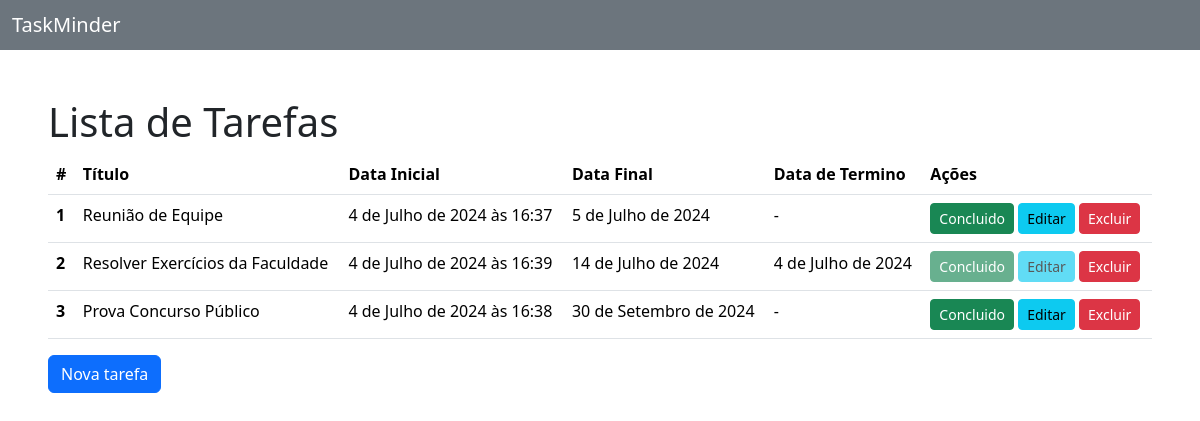
The page / on the database its author committed.
### tarefas/models.py (models this page shows, shortened)
class Tarefas(models.Model):
    titulo = models.CharField(max_length=50, null=False, blank=False, verbose_name="Título")
    data_inicio = models.DateTimeField(auto_now_add=True, null=False, blank=False, verbose_name="Data Inicio")
    data_final = models.DateField(null=False, blank=False, verbose_name="Data Final")
    data_terminada = models.DateField(null=True)
    class Meta:
        ordering = ["data_final"]

### tarefas/views.py (the view)
# urls.py: path("", TarefasView.as_view(), name="tarefas_list"),
class TarefasView(ListView):
    model = Tarefas

### tarefas/templates/tarefas/tarefas_list.html
{% extends "base.html" %}
{% block content %}
  <h1>Lista de Tarefas</h1>
    {% if tarefas_list %}
      <table class="table">
        <thead>
          <tr>
            <th scope="col">#</th>
            <th scope="col">Título</th>
            <th scope="col">Data Inicial</th>
            <th scope="col">Data Final</th>
            <th scope="col">Data de Termino</th>
            <th scope="col">Ações</th>
          </tr>
        </thead>
        <tbody>
            {% for tarefa in tarefas_list %}
                <tr>
                  <th scope="row">{{ forloop.counter }}</th>
                  <td>{{ tarefa.titulo }}</td>
                  <td>{{ tarefa.data_inicio }}</td>
                  <td>{{ tarefa.data_final }}</td>
                  <td>{{ tarefa.data_terminada|default:"-" }}</td>
                  <td>
                      <a href="{% url "tarefas_finish" pk=tarefa.pk %}" class="btn btn-success btn-sm {% if tarefa.data_terminada %}disabled{% endif %}">Concluido</a>
                      <a href="{% url "tarefas_update" pk=tarefa.pk %}" class="btn btn-info btn-sm {% if tarefa.data_terminada %}disabled{% endif %}">Editar</a>
                      <a href="{% url "tarefas_delete" pk=tarefa.pk %}" class="btn btn-danger btn-sm">Excluir</a>
                  </td>
                </tr>
            {% endfor %}
        </tbody>
      </table>
    {% else %}
      <p>Sem tarefas agendadas</p>
    {% endif %}
  <a href="{% url 'tarefas_create' %}" class="btn btn-primary">Nova tarefa</a>
{% endblock content %}

### tarefas/templates/base.html (shortened to what this page needs)
<!DOCTYPE html>
<html lang="pt-br">
  <head>
    <link href="https://cdn.jsdelivr.net/npm/bootstrap@5.3.3/dist/css/bootstrap.min.css" rel="stylesheet">
  </head>
  <body>
    <nav class="navbar bg-secondary">
        <div class="container-fluid">
          <span class="navbar-brand mb-0 h1 text-white">TaskMinder</span>
        </div>
    </nav>
    <main class="container-fluid p-5">
        {% block content %}{% endblock content%}
    </main>
  </body>
</html>

### rows shown on the page
Tarefas: titulo "Reunião de Equipe", data_inicio "4 de Julho de 2024 às 16:37", data_final "5 de Julho de 2024", data_terminada "-"
Tarefas: titulo "Resolver Exercícios da Faculdade", data_inicio "4 de Julho de 2024 às 16:39", data_final "14 de Julho de 2024", data_terminada "4 de Julho de 2024"
Tarefas: titulo "Prova Concurso Público", data_inicio "4 de Julho de 2024 às 16:38", data_final "30 de Setembro de 2024", data_terminada "-"
